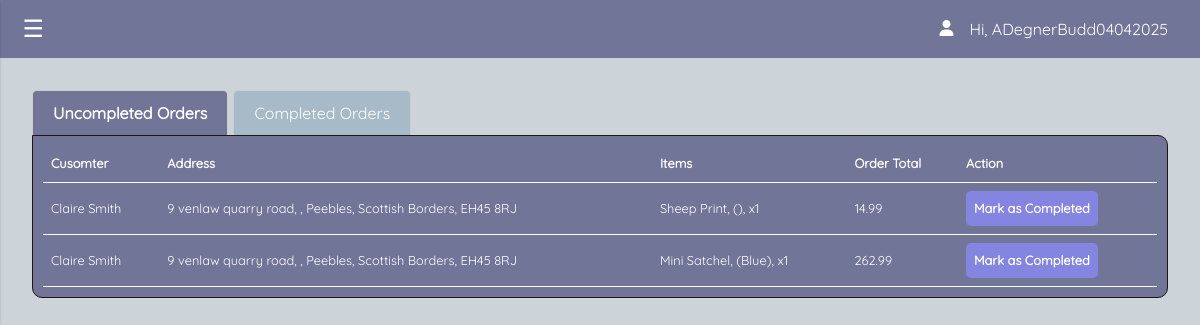
Before: /AdminOrders.php (signed in) with the older database file.
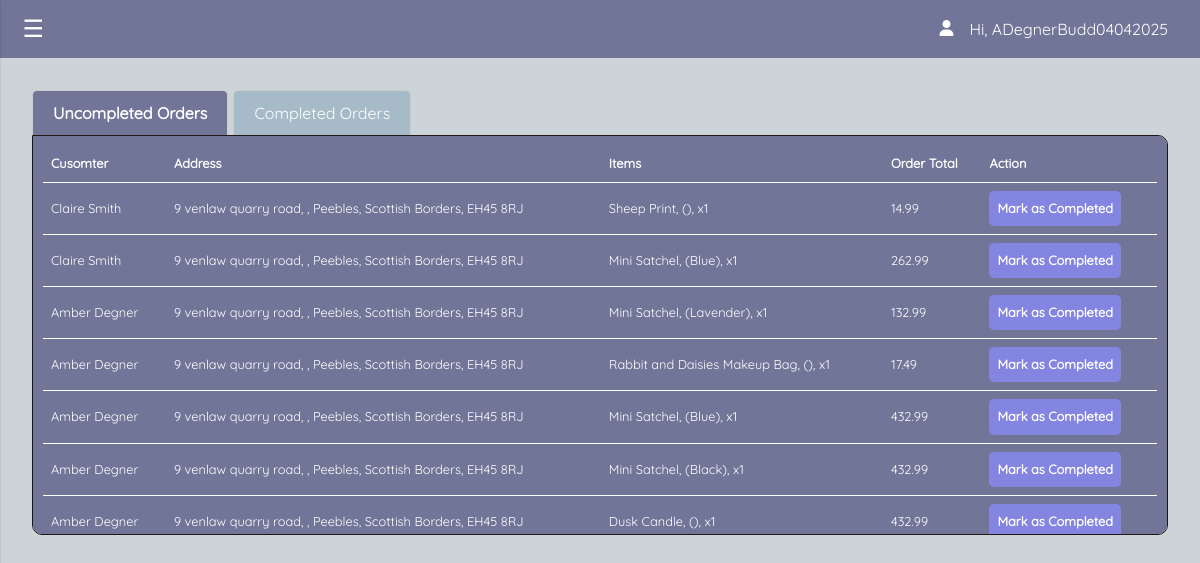
After: the same page with the newer database file.
### tables this page shows
CREATE TABLE `adminpanel` (
  `adminID` int NOT NULL,
  `userName` varchar(25) NOT NULL,
  `userPassword` varchar(25) NOT NULL
);

CREATE TABLE `orders` (
  `Address1` varchar(100) NOT NULL,
  `Address2` varchar(100) NOT NULL,
  `County` varchar(50) NOT NULL,
  `customerEmail` varchar(100) NOT NULL,
  `customerName` varchar(100) NOT NULL,
  `orderFulfilled` tinyint(1) NOT NULL DEFAULT '0',
  `orderID` int NOT NULL,
  `orderNumber` int NOT NULL,
  `orderTotal` decimal(6,2) DEFAULT NULL,
  `paymentMade` tinyint(1) DEFAULT NULL,
  `postCode` varchar(10) NOT NULL,
  `Town` varchar(50) NOT NULL
);

CREATE TABLE `products` (
  `Bestseller` tinyint(1) NOT NULL DEFAULT '0',
  `BrandID` int NOT NULL,
  `CategoryID` int NOT NULL,
  `DefaultDisplay` tinyint(1) NOT NULL DEFAULT '0',
  `Description` varchar(500) NOT NULL,
  `Price` decimal(5,2) NOT NULL,
  `ProductID` int NOT NULL,
  `ProductName` varchar(100) DEFAULT NULL
);

CREATE TABLE `ordereditems` (
  `itemPrice` decimal(5,2) NOT NULL,
  `itemQuantity` int NOT NULL,
  `orderedItemID` int NOT NULL,
  `orderID` int NOT NULL,
  `ProdOptionID` int NOT NULL,
  `totalItemPrice` decimal(6,2) GENERATED ALWAYS AS ((`itemPrice` * `itemQuantity`)) STORED
);

CREATE TABLE `product_option` (
  `Colour` varchar(50) NOT NULL,
  `isAvailable` tinyint(1) NOT NULL DEFAULT '0',
  `ProdOptionID` int NOT NULL,
  `ProductID` int NOT NULL
);

### AdminOrders.php (the view, shortened to what this page needs)
<?php
include 'connection.php';
$userID = $_SESSION['ID'];
$getusername = "SELECT userName FROM adminpanel WHERE adminID = $userID";
$runusername = mysqli_query($connection, $getusername);
$username = mysqli_fetch_array($runusername);
?>
<!DOCTYPE html>
<html lang="en">
<head>
    <link href="https://cdn.jsdelivr.net/npm/bootstrap@5.3.1/dist/css/bootstrap.min.css" rel="stylesheet">
    <link href="css/admin.css" rel="stylesheet">
    <link rel="stylesheet" href="https://cdnjs.cloudflare.com/ajax/libs/font-awesome/4.7.0/css/font-awesome.min.css">
</head>
<body>
<div class="navbar">
        <button class="hamburger" id="hamburger">
            &#9776;
        </button>
        <div class="user flex">
            <i class="fa-solid fa-user user-icon" style="color: #ffffff;"></i>
            <?php echo "<p class='user-display'>Hi,  {$username['userName']}</p>"; ?>
        </div>
    </div>
  <div class="orders-container">
  <div class='tab-container'>
    <div class='tab active' onclick="showTab('uncompleted')">Uncompleted Orders</div>
    <div class='tab' onclick="showTab('completed')">Completed Orders</div>
  </div>
  <div id='uncompleted' class='table-container'>
    <table>
      <thead>
        <tr>
        <th>Cusomter</th>
          <th>Address</th>
          <th>Items</th>
          <th>Order Total</th>
          <th>Action</th>
        </tr>
      </thead>
      <tbody>
        <?php
        $getOrders = "SELECT * FROM orders as o
     LEFT JOIN ordereditems as oi ON oi.orderID = o.orderID
     LEFT JOIN product_option as po ON po.ProdOptionID = oi.ProdOptionID
     LEFT JOIN products as p ON p.ProductID = po.ProductID
     WHERE o.orderFulfilled = 0";
        $runOrders = mysqli_query($connection, $getOrders);
        if ($runOrders && mysqli_num_rows($runOrders) > 0) {
          while ($uncompleted = mysqli_fetch_array($runOrders)) {
            echo "<tr>
         <td>{$uncompleted['customerName']}</td>
          <td>{$uncompleted['Address1']}, {$uncompleted['Address2']}, {$uncompleted['Town']}, {$uncompleted['County']}, {$uncompleted['postCode']}</td>
          <td>{$uncompleted['ProductName']}, ({$uncompleted['Colour']}), x{$uncompleted['itemQuantity']}</td>
          <td>{$uncompleted['orderTotal']}</td>
          <td>
             <form method='post' id='orderForm'>
                <input type='hidden' value='{$uncompleted['orderID']}' name='orderID'>
                <input type='submit' id='completeOrder' name='complete' value='Mark as Completed' class='radius'>
             </form>
             </td>
          </td>
          </tr>";
          }
        }
        ?>
      </tbody>
    </table>
  </div>
</div>
</body>
</html>

### css/admin.css (style rules this page uses)
* { box-sizing: border-box; margin: 0; padding: 0; font-family: 'quicksand'; }
body { background-color: var(--light-blue); height: 100vh; overflow-x: hidden; }
button, .button { border: none; background-color: var(--button); padding: 0.2rem 0.4rem 0.2rem 0.4rem; color: white; font-family: sans-serif; border-radius: 5px; }
:root { --light-blue: #CDD4D9; --medium-blue: #A7BAC8; --dark-blue: #838E97; --darkest-blue: #5c616c; --shadow: 0 2px 2px 0 rgba(0, 0, 0, 0.2); --button: rgb(132, 132, 225); --background: rgba(91, 95, 137, 0.804); --buttonActive: rgb(111, 111, 165); }
.radius { border-radius: 5px; }
.flex { display: flex; }
.fa-lock, .fa-user { position: absolute; right: 10px; top: 9px; font-size: 0.9rem; }
.navbar { background-color: var(--background); position: relative; display: flex; justify-content: space-between; align-items: center; }
.user-display { all: unset; }
.user { justify-content: flex-start; align-items: start; color: white; margin-right: 2rem; }
.user-icon { all: unset; margin: 0.2rem 1rem 0rem 0rem; }
.hamburger { background: none; color: white; border: none; font-size: 1.5rem; cursor: pointer; margin-left: 1rem; }
.orders-container { padding: 2rem; }
#completeOrder { background-color: var(--button); border: none; padding: 0.5rem; color: white; font-weight: bold; }
.tab-container { display: flex; color: white; }
.tab { padding: 10px 20px; cursor: pointer; background-color: var(--medium-blue); border: 1px solid #ccc; border-bottom: none; margin-right: 5px; border-radius: 5px 5px 0 0; }
.tab.active { background-color: var(--background); font-weight: bold; }
.table-container { background-color: var(--background); color: white; border: 1px solid #1f1616; border-radius: 0px 10px 10px 10px; padding: 10px; max-height: 400px; overflow-y: auto; }
table { width: 100%; border-collapse: collapse; }
th, td { padding: 8px; border-bottom: 1px solid #ffffff; text-align: left; }
@media screen and (min-width: 992px) { table { font-size: 0.8rem; } }

Changed rows visible on the page:
added orders: customerName "Amber Degner", Address1 "9 venlaw quarry road", Town "Peebles", County "Scottish Borders", postCode "EH45 8RJ", products.ProductName "Mini Satchel", product_option.Colour "Lavender", ordereditems.itemQuantity "1", orderTotal "132.99"
added orders: customerName "Amber Degner", Address1 "9 venlaw quarry road", Town "Peebles", County "Scottish Borders", postCode "EH45 8RJ", products.ProductName "Rabbit and Daisies Makeup Bag", ordereditems.itemQuantity "1", orderTotal "17.49"
added orders: customerName "Amber Degner", Address1 "9 venlaw quarry road", Town "Peebles", County "Scottish Borders", postCode "EH45 8RJ", products.ProductName "Mini Satchel", product_option.Colour "Blue", ordereditems.itemQuantity "1", orderTotal "432.99", product_option.Colour "Black", products.ProductName "Dusk Candle"
